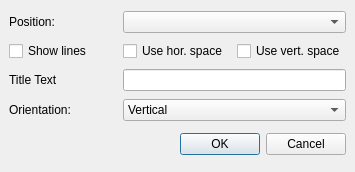
<ui version="4.0" >
 <author></author>
 <comment></comment>
 <exportmacro></exportmacro>
 <class>AddLegendDialog</class>
 <widget class="QDialog" name="AddLegendDialog" >
  <property name="geometry" >
   <rect>
    <x>0</x>
    <y>0</y>
    <width>355</width>
    <height>172</height>
   </rect>
  </property>
  <property name="windowTitle" >
   <string>Dialog</string>
  </property>
  <layout class="QGridLayout" >
   <property name="margin" >
    <number>9</number>
   </property>
   <property name="spacing" >
    <number>6</number>
   </property>
   <item row="1" column="2" >
    <widget class="QCheckBox" name="useVertSpaceCB" >
     <property name="text" >
      <string>Use vert. space</string>
     </property>
    </widget>
   </item>
   <item row="0" column="0" >
    <widget class="QLabel" name="label" >
     <property name="text" >
      <string>Position:</string>
     </property>
    </widget>
   </item>
   <item row="3" column="0" >
    <widget class="QLabel" name="label_3" >
     <property name="text" >
      <string>Orientation:</string>
     </property>
    </widget>
   </item>
   <item row="2" column="1" colspan="2" >
    <widget class="QLineEdit" name="titleTextED" />
   </item>
   <item row="2" column="0" >
    <widget class="QLabel" name="label_2" >
     <property name="text" >
      <string>Title Text</string>
     </property>
    </widget>
   </item>
   <item row="3" column="1" colspan="2" >
    <widget class="QComboBox" name="orientationCO" >
     <item>
      <property name="text" >
       <string>Vertical</string>
      </property>
     </item>
     <item>
      <property name="text" >
       <string>Horizontal</string>
      </property>
     </item>
    </widget>
   </item>
   <item row="0" column="1" colspan="2" >
    <widget class="QComboBox" name="positionCO" />
   </item>
   <item row="4" column="0" colspan="3" >
    <layout class="QHBoxLayout" >
     <property name="margin" >
      <number>0</number>
     </property>
     <property name="spacing" >
      <number>6</number>
     </property>
     <item>
      <spacer>
       <property name="orientation" >
        <enum>Qt::Horizontal</enum>
       </property>
       <property name="sizeHint" >
        <size>
         <width>131</width>
         <height>31</height>
        </size>
       </property>
      </spacer>
     </item>
     <item>
      <widget class="QPushButton" name="okButton" >
       <property name="text" >
        <string>OK</string>
       </property>
      </widget>
     </item>
     <item>
      <widget class="QPushButton" name="cancelButton" >
       <property name="text" >
        <string>Cancel</string>
       </property>
      </widget>
     </item>
    </layout>
   </item>
   <item row="1" column="0" >
    <widget class="QCheckBox" name="showLinesCB" >
     <property name="text" >
      <string>Show lines</string>
     </property>
    </widget>
   </item>
   <item row="1" column="1" >
    <widget class="QCheckBox" name="useHorzSpaceCB" >
     <property name="text" >
      <string>Use hor. space</string>
     </property>
    </widget>
   </item>
  </layout>
 </widget>
 <pixmapfunction></pixmapfunction>
 <resources/>
 <connections>
  <connection>
   <sender>okButton</sender>
   <signal>clicked()</signal>
   <receiver>AddLegendDialog</receiver>
   <slot>accept()</slot>
   <hints>
    <hint type="sourcelabel" >
     <x>278</x>
     <y>253</y>
    </hint>
    <hint type="destinationlabel" >
     <x>96</x>
     <y>254</y>
    </hint>
   </hints>
  </connection>
  <connection>
   <sender>cancelButton</sender>
   <signal>clicked()</signal>
   <receiver>AddLegendDialog</receiver>
   <slot>reject()</slot>
   <hints>
    <hint type="sourcelabel" >
     <x>369</x>
     <y>253</y>
    </hint>
    <hint type="destinationlabel" >
     <x>179</x>
     <y>282</y>
    </hint>
   </hints>
  </connection>
 </connections>
</ui>
